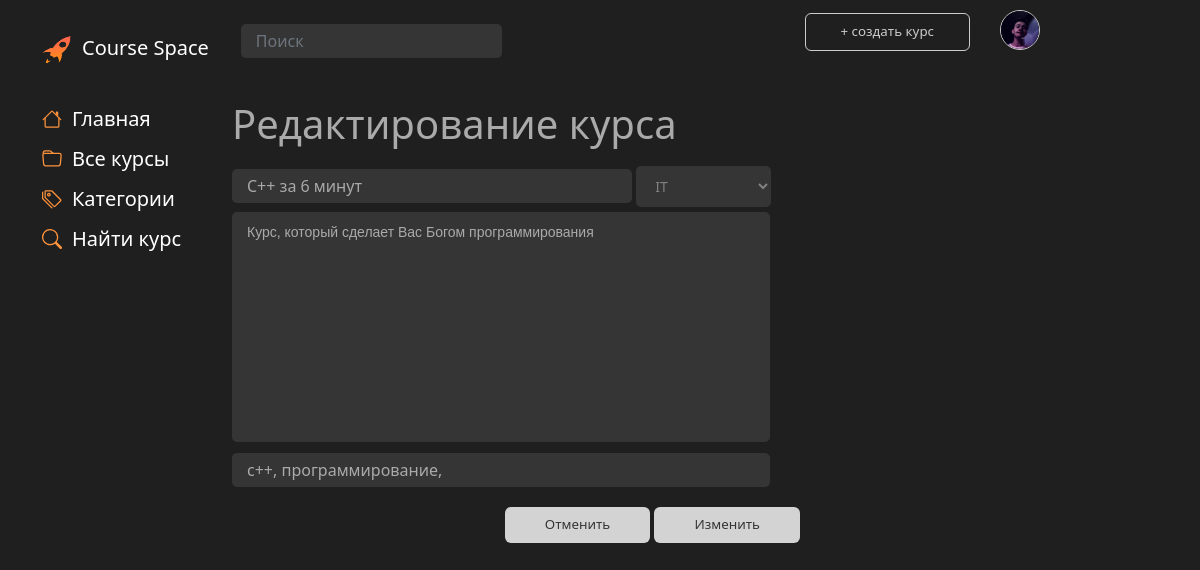
Page /main/course/2/edit (signed in) on the committed database.
### main/models.py (models this page shows, shortened)
class Profile(models.Model):
    user = models.OneToOneField(settings.AUTH_USER_MODEL, on_delete=models.CASCADE, null=True, )
    surname = models.CharField('surname', max_length=80, null=False)
    name = models.CharField('name', max_length=80, null=False)
    profile_pic = models.ImageField(null=True, blank=True, upload_to="images/profile/")
    birth_date = models.DateField(null=True, blank=True)
    class Meta:
        db_table = 'Profile'

class Courses(models.Model):
    title = models.CharField('title', max_length=80, null=False)
    description = models.TextField('description')
    date = models.TextField('date')
    category = models.ForeignKey(Categories, models.DO_NOTHING, db_column='Category_id')  # Field name made lowercase.
    author = models.ForeignKey(Authors, models.DO_NOTHING, db_column='Author_id')  # Field name made lowercase.
    class Meta:
        db_table = 'Courses'

class Categories(models.Model):
    title = models.CharField('title', max_length=30, null=False)
    class Meta:
        db_table = 'Categories'
    def __str__(self):
        return self.title

class CoursesTags(models.Model):
    tag = models.ForeignKey('Tags', on_delete=models.CASCADE, db_column='Tag_id')  # Field name made lowercase.
    course = models.ForeignKey(Courses, on_delete=models.CASCADE, db_column='Course_id')  # Field name made lowercase.
    class Meta:
        db_table = 'Courses_Tags'

class Tags(models.Model):
    title = models.TextField('path')
    class Meta:
        db_table = 'Tags'
    def __str__(self):
        return self.title

### main/views.py (the view)
# urls.py: path('/course/<int:course_id>/edit', edit_course, name='edit_course'),
def edit_course(request, course_id):
    user = request.user
    all_categories = Categories.objects.all()
    selCourse = Courses.objects.filter(id=course_id)
    selectCourse = Courses.objects.get(id=course_id)
    course_tags = CoursesTags.objects.all()
    if user == selectCourse.author.user or user.is_superuser:
        if request.method == 'POST':
            selectCourse.title = request.POST.get('title')
            selectCourse.description = request.POST.get('desk')
            category = request.POST.get('cat')
            selectCourse.category = Categories.objects.get(title=category)
            selectCourse.save()
            try:
                tags = request.POST.get('tags')
                tags_list = tags.lower().split(', ')
                for t in tags_list:
                    tag = Tags.objects.filter(title=t)
                    if not tag.exists():
                        Tags.objects.create(title=t)
                        tag = Tags.objects.filter(title=t)
                    if t != '':
                        if not CoursesTags.objects.filter(tag__title=t, course_id=selectCourse.id).exists():
                            tag = Tags.objects.get(title=t).id
                            coursetag = CoursesTags(tag_id=tag, course_id=selectCourse.id)
                            coursetag.save()
                    selectCourse.save()
                return redirect('main')
            except:
                print("Ой, что-то пошло не так")
        else:
            form = EditCourseForm()
        form = EditCourseForm()
        context = {
            'form': form,
            'title': 'Редактирование курса',
            'categories': all_categories,
            'course': selCourse,
            'tags': course_tags,
        }
        return render(request, 'main/editcourse.html', context=context)
    else:
        context = {
            'title': 'Ошибка доступа',
            'categories': all_categories,
        }
        return render(request, 'main/accessisdenied.html', context=context)

### main/forms.py
class EditCourseForm(forms.ModelForm):
    tags = forms.CharField(max_length=500,
                           widget=forms.TextInput(attrs={'placeholder': 'Введите теги (через запятую)'}))
    def __init__(self, *args, **kwargs):
        super().__init__(*args, **kwargs)
        self.fields['category'].empty_label = 'Категория'
    class Meta:
        model = Courses
        fields = ['title', 'description', 'category']
        widgets = {
            'title': forms.TextInput(attrs={'placeholder': 'Название курса'}, ),
            'description': forms.Textarea(attrs={'cols': 60, 'rows': 10, 'placeholder': 'Описание курса'}),
        }

### main/templates/main/editcourse.html (shortened to what this page needs)
{% extends 'main/base.html' %}
{% block style %}
    {% load static %}
    <link rel="stylesheet" href=" {%  static 'main/css/main.css'%}">
{% endblock %}
{% block content %}
    {% for el in course%}
        <form action="{% url 'edit_course' el.id %}" method="POST" id="create">
            <h1>Редактирование курса</h1>
            <div class="entry">
                <input name="title" type="text" placeholder="Название курса" value="{{ el.title }}">
                <select id="search-select" name="cat" type="text" placeholder="{{ el.category }}">
                    <option>{{ el.category }}</option>
                </select><br>
                <textarea name="desk" cols="60" rows="10" id="descriptionInput" type="text" placeholder="Описание">{{ el.description }}</textarea>
            </div>
            <input id="tagsinput" name="tags"  type="text" placeholder="Теги (через запятую)"
            value="{% for tag in tags %}{% if tag.course.pk == el.pk %}{{tag.tag}}, {% endif %}{% endfor %}"></br>
            <div id="editbtn">
                <button id="cancelbtn" type="button" onclick="window.location.href = '/main';">Отменить</button>
                <button id="yesbtn" type="submit">Изменить</button>
            </div>
        </form>
    {% endfor %}
{% endblock %}

### main/templates/main/base.html (shortened to what this page needs)
<!DOCTYPE html>
<html lang="ru">
<head>
    {% load static %}
    {% block style %}{% endblock %}
    <link href="https://cdn.jsdelivr.net/npm/bootstrap@5.0.1/dist/css/bootstrap.min.css" rel="stylesheet">
    <link rel="stylesheet" href=" {%  static 'main/css/style.css'%}">
</head>
<body>
<nav class="navbar fixed-top  navbar-expand-md navbar-dark">
        <div class="container">
            <a onclick="window.location.href = '/main/home';" class="navbar-brand fs-5 mb-0 mx-0  ms-0" id="logo">
                <img src="{%  static 'landing/img/logo.png' %}" id="logo_img" width="25" height="25" class="d-inline-block" alt="" loading="lazy">
                Course Space
            </a>
            <a onclick="window.location.href = '{% url 'user_page' user.pk %}'" class="nav-link ">
                <div id="user">
                    {% if user.profile.profile_pic %}
                        <img class="courseAuthorAvatarProfileBase" src="{{user.profile.profile_pic.url}}">
                    {% else %}
                        <img class="courseAuthorAvatarProfileBase" src="{% static 'main/img/user96.png' %}"><br><br>
                    {% endif %}
                </div>
            </a>
            <div class="collapse navbar-collapse " id="navbarContent">
                <ul class="navbar-nav me-auto ">
                    <form action="{% url 'results' %}" method="get" class=" fs-6">
                        <input name="q"  type="text" placeholder="Поиск" class="form-control">
                    </form>
                    <li class="nav-item" id="createBtn">
                        <button class="nav-link" id="addCourse">
                            + cоздать курс
                        </button>
                    </li>
                </ul>
            </div>
        </div>
    </nav>
    <div class="container">
        <div class="row">
            <div class="col-2 menucol">
            <div class="List Min navLeft" id=Categories>
        <div class="navLine fs-5" >
            <div>Главная</div></div>
        <div class="navLine fs-5" onclick="window.location.href = '/main';">
            <div>Все курсы</div></div>
        <div class="navLine fs-5">
            <div>Категории</div></div>
        <div class="navLine fs-5" onclick="window.location.href = '{% url 'search_course' %}'">
            <div>Найти курс</div></div>
    </div>
        </div>
        <div class="col">
            {% block content %}
            {% endblock %}
        </div>
        </div>
    </div>
</body>
</html>

### main/static/main/css/design-tokens/colors.css (style rules this page uses)
:root { --black: rgb(31, 31, 31); --lblack: #353535; --llblack: #cbcbcb; --gray: #AAAAAA; --lgray: #D3D3D3; --white: #F0F0F0; --lwhite: #FAFAFA; --lred: #b41b1b; --llred: #b22d2d; --c1: #d5dafa; --c2: #d2e6fd; --c3: #d7fcd7; --c4: #f8fccc; --c5: #fde6cf; --c6: #fdcfcc; --c7: #fdcaf2; --c8: #d1d5f8; --c9: #1F1F1F; --ch1: #c6cdfa; --ch2: #bfdaf8; --ch3: #c3fac3; --ch4: #f1f7ae; --ch5: #fcdab9; --ch6: #f8b8b3; --ch7: #fcb0eb; --ch8: #b7bef8; --ch9: #1f1b1b; --tc1: #7d8df8; --tc2: #68adfc; --tc3: #76df76; --tc4: #c5d140; --tc5: #e2a669; --tc6: #da726a; --tc7: #d667be; --tc8: #646ec9; --tc9: #ffffff; }

### main/static/main/css/design-tokens/elements.css (style rules this page uses)
.courseAuthorAvatarProfileBase { object-fit: cover; width: 25px; height: 25px; border-radius: 25px; margin-right: 10px; }
input { font-size: var(--p-size); background-color: var(--lblack); border-radius: 5px; border: none; padding: 10px 15px; margin-top: 20px; margin-left: 40px; width: 400px; display: inline-block; color: var(--gray); }
select { margin-left: 10px; font-size: var(--p-size); padding: 10px 15px; margin-top: 10px; }
#descriptionInput { font-family: Arial, Helvetica, sans-serif; font-size: var(--p-size); background-color: var(--lblack); border-radius: 5px; border: none; padding: 10px 15px; margin-top: 5px; margin-left: 0; display: inline-block; color: var(--gray); resize: none; width: 538px; }
#tagsinput { width: 538px ; }
#editbtn { margin-top: 15px; width: 568px; text-align: right; }
#editbtn button { background-color: var(--lgray); color: var(--lblack); margin-left: 0; }
#search-select { margin-left: 0; }
#create input { margin-top: 5px; margin-left: 0; }
#create { width: 100%; }
textarea { font-family: Arial, Helvetica, sans-serif; font-size: var(--p-size); background-color: var(--lblack); border-radius: 5px; border: none; padding: 10px 15px; margin-top: 10px; margin-left: 0; width: 544px; display: inline-block; color: var(--gray); resize: none; }
select { color: gray; font-size: var(--p-size); background-color: var(--lblack); border-radius: 5px; border: none; }
button { background-color: var(--black); color: var(--white); font-size: var(--btn-size); border-radius: 4px; padding: 8px 40px; margin: var(--btn-margin); text-align: center; border: none; width: var(--btn-width); transition: 0.3s; }
h1 { font-weight: 100; font-size: var(--h1-size); padding-top: 20px; color: var(--gray); }
.List { display: inline; width: 100%; padding: 0px 20px 20px 20px; }
.List.Min { width: 300px; height: auto; color: white; margin-top: 0; padding-top: 0; }
#Categories { flex: none; }
#addCourse { border-color: var(--white); border-style: solid; border-width: 1px; width: fit-content; height: fit-content; color: var(--white); margin-left: 0; padding-left: 20px; padding-right: 20px; margin-right: 30px; }

### main/static/main/css/design-tokens/MainElements.css (style rules this page uses)
#user { align-items: center; display: flex; flex: none; font-size: var(--p-size); color: var(--white); }
#logo { margin-left: 100px; margin-top: 20px; color: white; display: flex; font-size: var(--h1-size); }
#logo_img { padding-top: 5px; margin-right: 10px; width: 30px; height: 30px; transform: rotate(-8.19deg); }

### main/static/main/css/design-tokens/sizes.css (style rules this page uses)
@media (min-width: 480px) { :root { --margin-body: 50px 5vw; --height-header: 100px; --paddingTop-body: 60px; --h1-size: 16pt; --p-size: 14px; --name-input-size: calc(100% - 320px); --btn-size: 14px; --btn-width: auto; --btn-margin: 0px 0px 0px 10px; --reg-centrir: right; --card-width: 325px; --card-height: 220px; --card-title: 26pt; --card-autor: 10pt; --card-categ: 14pt; --card-tegs: 10pt; --card-date: 12pt; --small-card-width: 160px; --small-card-height: 150px; } }
@media (min-width: 480px) { :root { --in-btn: 14px; --reg-centrir: right; } }

### main/static/main/css/design-tokens/img.css (style rules this page uses)
.courseAuthorAvatarProfileBase { object-fit: cover; width: 40px; height: 40px; border-radius: 25px; border-style: solid; border-width: 1px; border-color: var(--llblack); }

### main/static/main/css/design-tokens/text.css (style rules this page uses)
#logo { color: white; }
#user { align-items: center; display: flex; flex: none; color: var(--white); }

### main/static/main/css/design-tokens/MainBlock.css (style rules this page uses)
.navbar { background-color: var(--black); }
body { background-color: var(--black); margin-top: 80px; }
h1 { font-weight: 100; padding-top: 20px; color: var(--gray); }
.navLine { display: flex; width: fit-content; margin-bottom: 10px; font-weight: 100; }
.navLine svg { margin-top: 5px; margin-right: 10px; }

### main/static/main/css/design-tokens/card.css (style rules this page uses)
.List { display: inline; padding: 0px 20px 20px 20px; }
.List.Min { height: auto; color: white; margin-top: 0; padding-top: 0; }

### rows in the picture
Courses: title "C++ за 6 минут", cat "IT", desk "Курс, который сделает Вас Богом программирования"
CoursesTags: tags "c++, программирование,"
